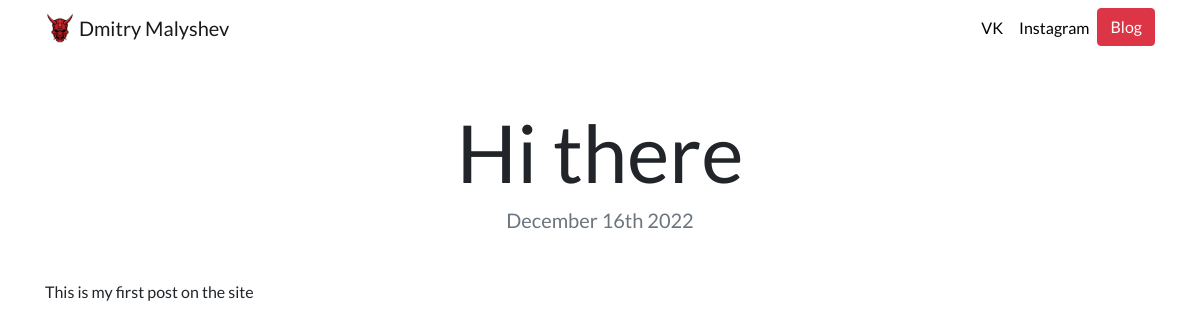
Page /blog/1/ on the committed database.
### blog/models.py (models this page shows, shortened)
class Blog(models.Model):
    title = models.CharField(max_length=15)
    date = models.DateField(auto_now_add=True)
    description = models.CharField(max_length=250)

### blog/views.py (the view)
# urls.py: path('<int:blog_id>/', detail, name='detail'),
def detail(request, blog_id):
    blog = get_object_or_404(Blog, pk=blog_id)
    return render(request, 'blog/deteil.html',{'blog': blog})

### templates/blog/deteil.html
{% extends "base.html" %}
{% load static %}
{% block content %}
<h1 class="text-center mt-5" id="blogdetailtitle">{{ blog.title }}</h1>
<h5 class="text-center text-muted mb-5">{{ blog.date|date:'F jS Y' }}</h5>
{{ blog.description|safe }}
{% endblock %}

### person_portfolio/static/custom.css (style rules this page uses)
body { font-family: 'Lato', sans-serif; }
@media (min-width: 992px) { #blogdetailtitle { font-size: 5rem; } }

### rows in the picture
Blog: title "Hi there", date "December 16th 2022", description "This is my first post on the site"
